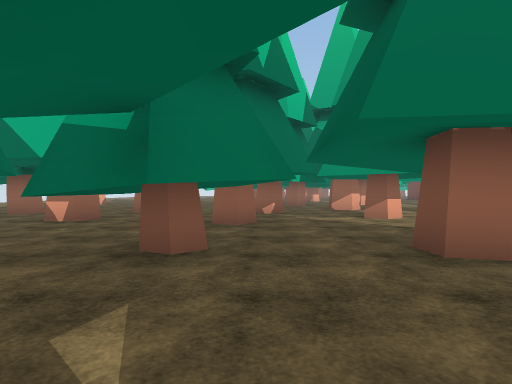
[1] (above)

24 first-person views from a walk through a Unity game level. The camera is 1.2 m above the floor, looks level and sees 75° across. The floor is counted in squares, 2 m on a side. Each view is taken from the middle of a square. On the plan, view 1 faces up. The plan holds only what a view shows up to about 10 squares ahead; the rest is blank. The place goes on beyond the plan. Some animated figures are not drawn. Some surface patterns are stand-ins.

[2]
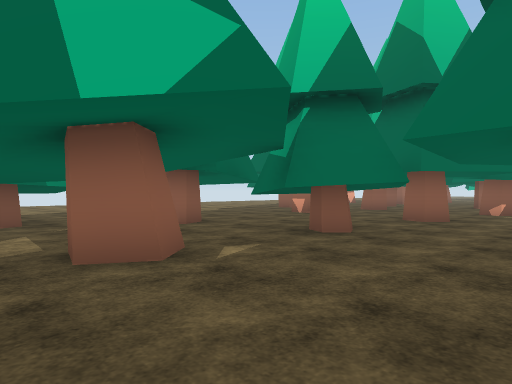

[3]
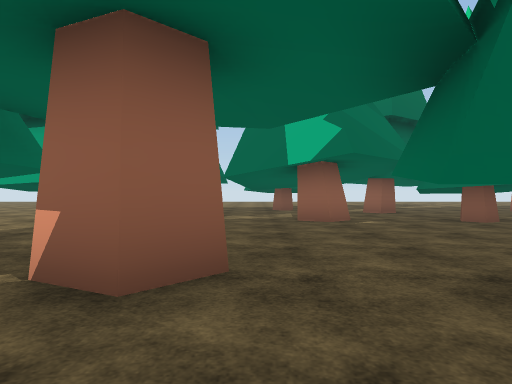

[4]
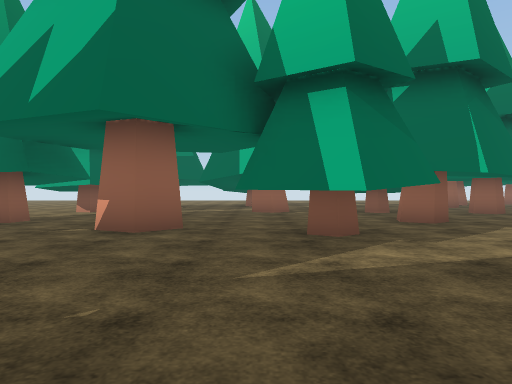

[5]
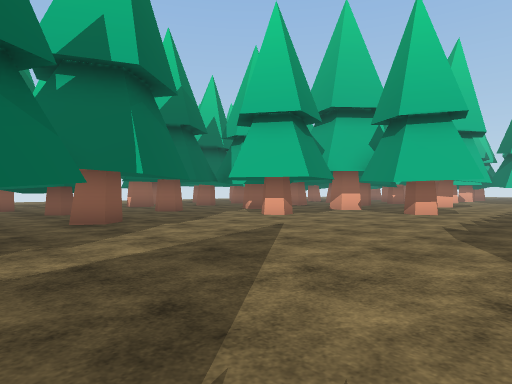

[6]
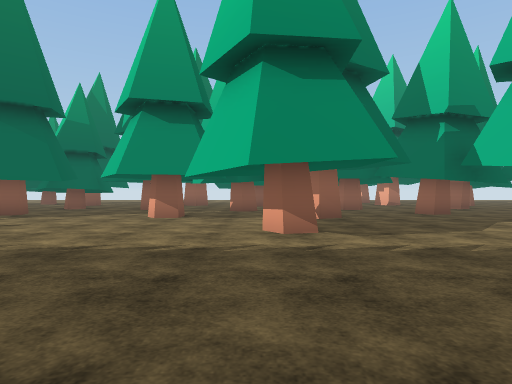

[7]
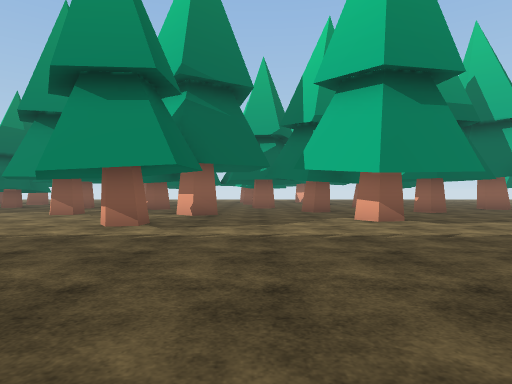

[8]
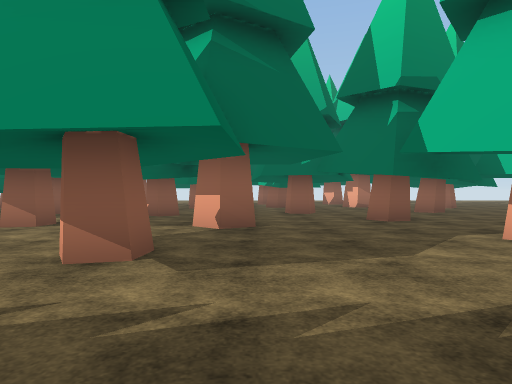

[9]
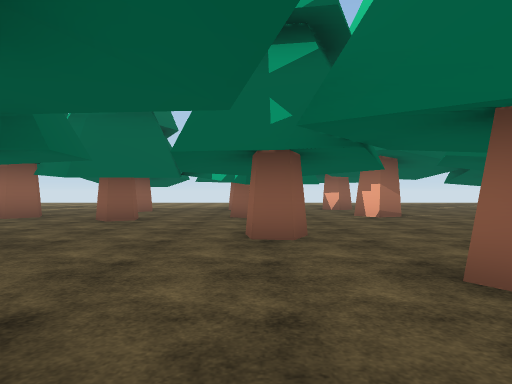

[10]
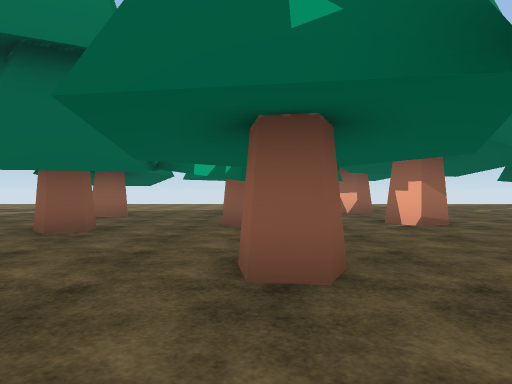

[11]
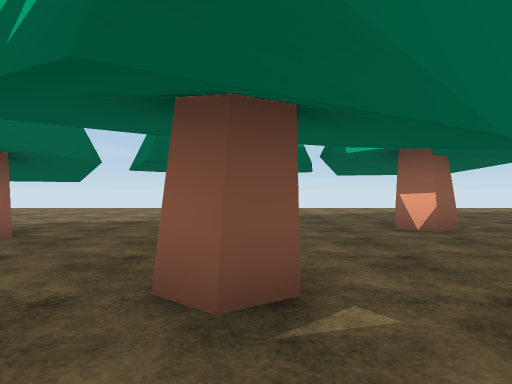

[12]
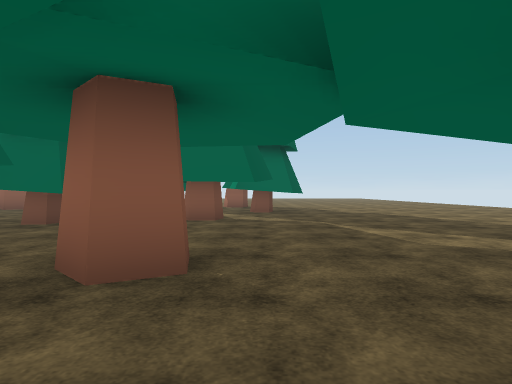

[13]
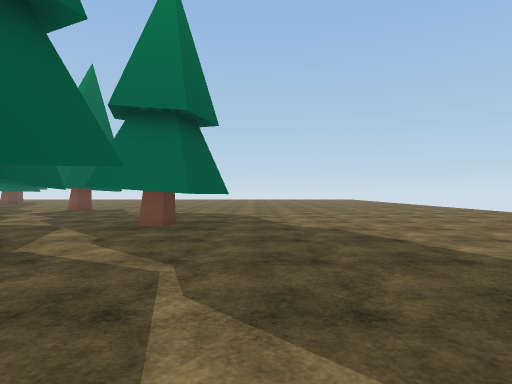

[14]
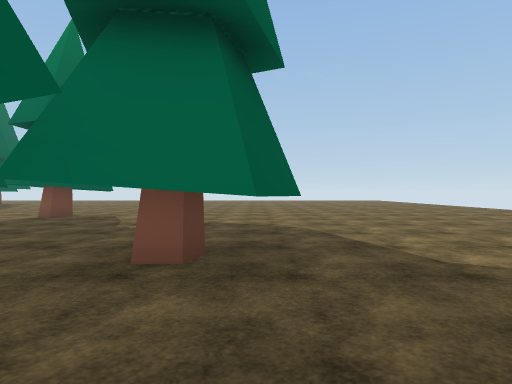

[15]
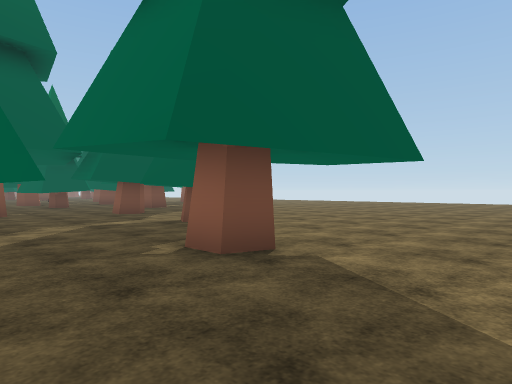

[16]
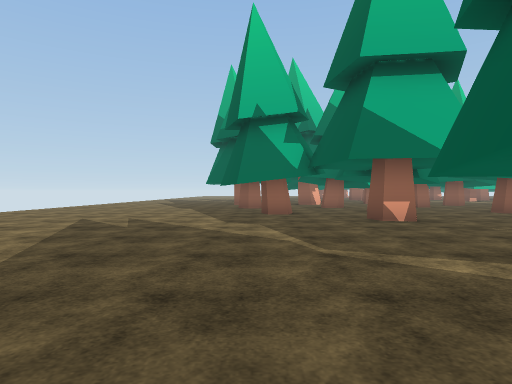

[17]
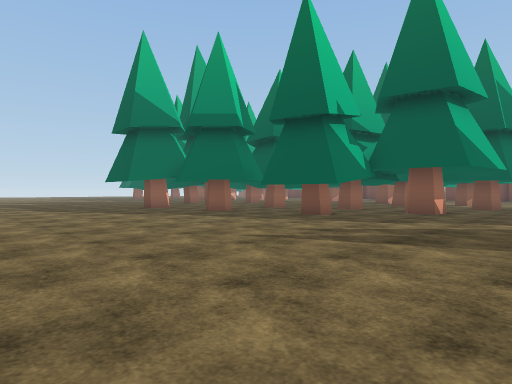

[18]
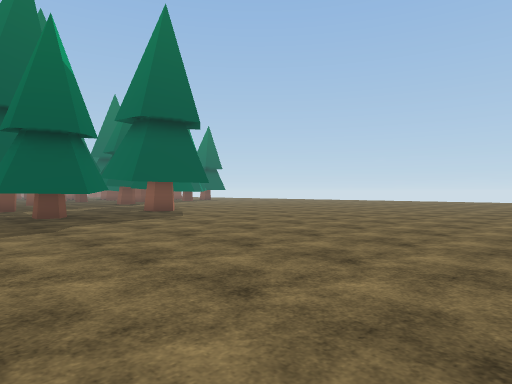

[19]
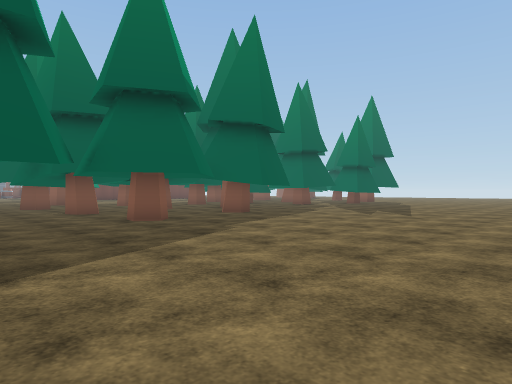

[20]
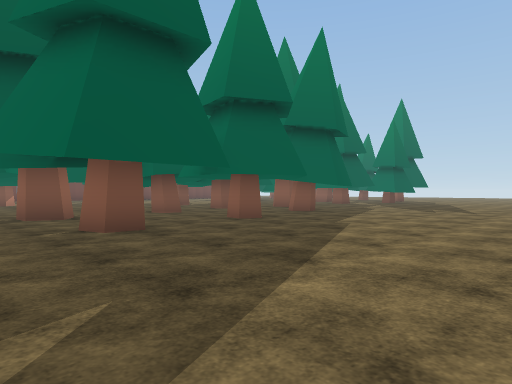

[21]
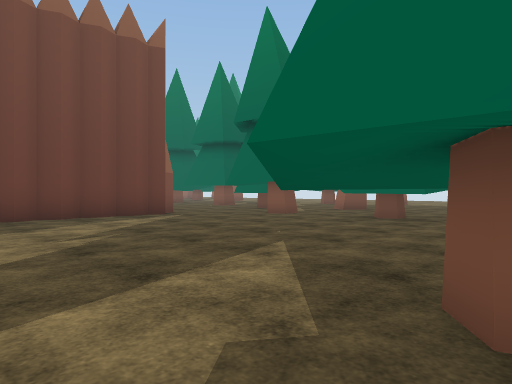

[22]
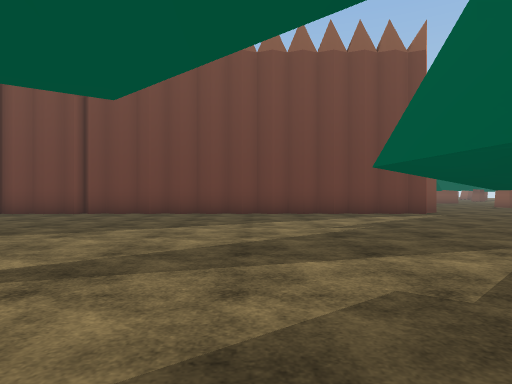

[23]
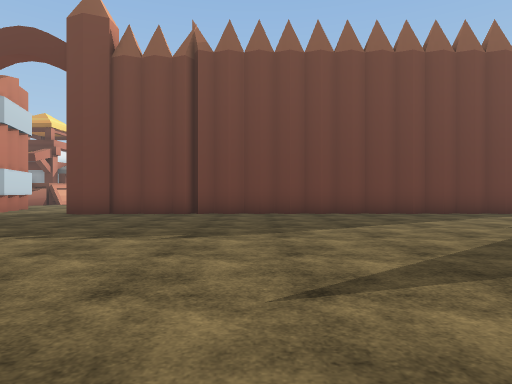

[24]
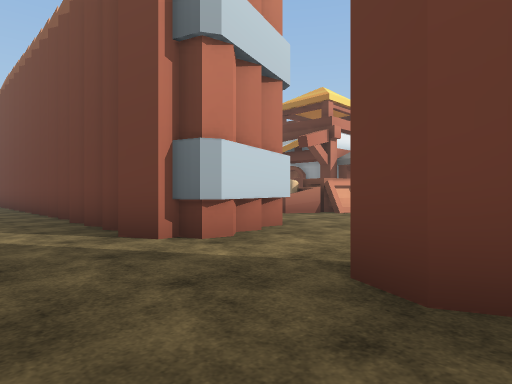

### Floor plan
Key: @ floor where view 1 was taken; # wall or solid block; x gap in a wall; . floor; T thing the floor can be seen under or through; B building.
Columns run from 14 left of view 1 to 19 right of it. Each row starts with its distance up from view 1.
 18  ........... ##.#....    .#
 17  ............#........   .#
 16 ......#...#......#.#.... .#    .BB
 15 ................#.........#   ...B
 14 .......... #..............####..
 13 ..........##.#.................
 12 .............................
 11  ................#........#
 10 ......#....#..#.....x.....#
  9 ......##............#.....#
  8 .................#........#
  7 ..........#..#............#
  6 ..........................#
  5 ..........................#
  4 .........##x###...........#
  3     .....##.###.#.........#
  2 ................. ##......#
  1 ........TT.T..... ##......#
  0 ........TTTT.#@...##......#
 -1 .........T.T .............##
 -2 ............. ...##........#
 -3 ........................##..
 -4 .............#..... .##.#.
 -5  ...........##x #.  .##..
 -6  ........... #. #
 -7  .............

Positions as (right, up) in squares from view 1, and headings:
1: (0, 0), facing up
2: (2, -1), facing up-left
3: (6, -1), facing left
4: (9, 0), facing left
5: (9, 1), facing up-left
6: (11, 10), facing left
7: (12, 13), facing left
8: (9, 12), facing left
9: (4, 13), facing left
10: (2, 13), facing left
11: (-2, 13), facing left
12: (-5, 10), facing down
13: (-7, 6), facing down
14: (-6, 3), facing down
15: (-7, -1), facing down-right
16: (-7, 0), facing up
17: (-14, 4), facing up-right
18: (-14, 2), facing down-right
19: (-14, 16), facing down-right
20: (-13, 18), facing down-right
21: (4, 3), facing down-right
22: (3, 3), facing right
23: (3, 6), facing right
24: (10, 10), facing up-right
